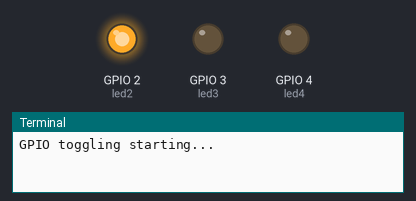
Simulated run of this program. Board: Raspberry Pi (BCM pin numbers). On the bench: output pins drawn as LEDs (lit = HIGH), the last lines printed to the terminal. At 5.0 s the program stops and its outputs stay as they are.

Above: at 0.1 s.
At 2.1 s:
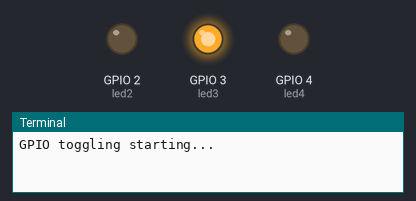
At 4.1 s:
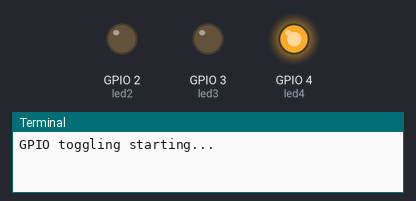
At 5.1 s:
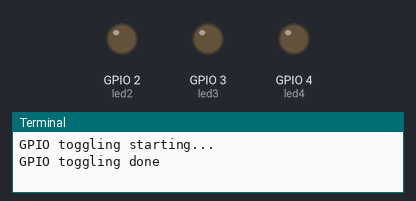
Timing chart, 0 to 6.5 s (numbered marks = the images above):
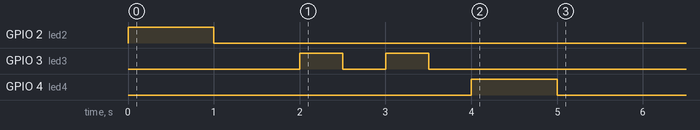

The program:

gpio.py
```python
from gpiozero import LED
from time import sleep

led2 = LED(2)

led3 = LED(3)

led4 = LED(4)


print('GPIO toggling starting...')
led2.on()
sleep(1);
led2.off()
sleep(1);
for count in range(2):
  led3.on()
  sleep(0.5);
  led3.off()
  sleep(0.5);
led4.on()
sleep(1);
led4.off()
print('GPIO toggling done')
```

Measured:
- by itself, GPIO 2 (led2): LOW → HIGH at 0.00 s, → LOW 1.0 s later
- by itself, GPIO 3 (led3): alternates HIGH for 0.50 s and LOW for 0.50 s, 4 changes in all, then stays LOW
- by itself, GPIO 4 (led4): LOW → HIGH at 4.0 s, → LOW 1.0 s later
